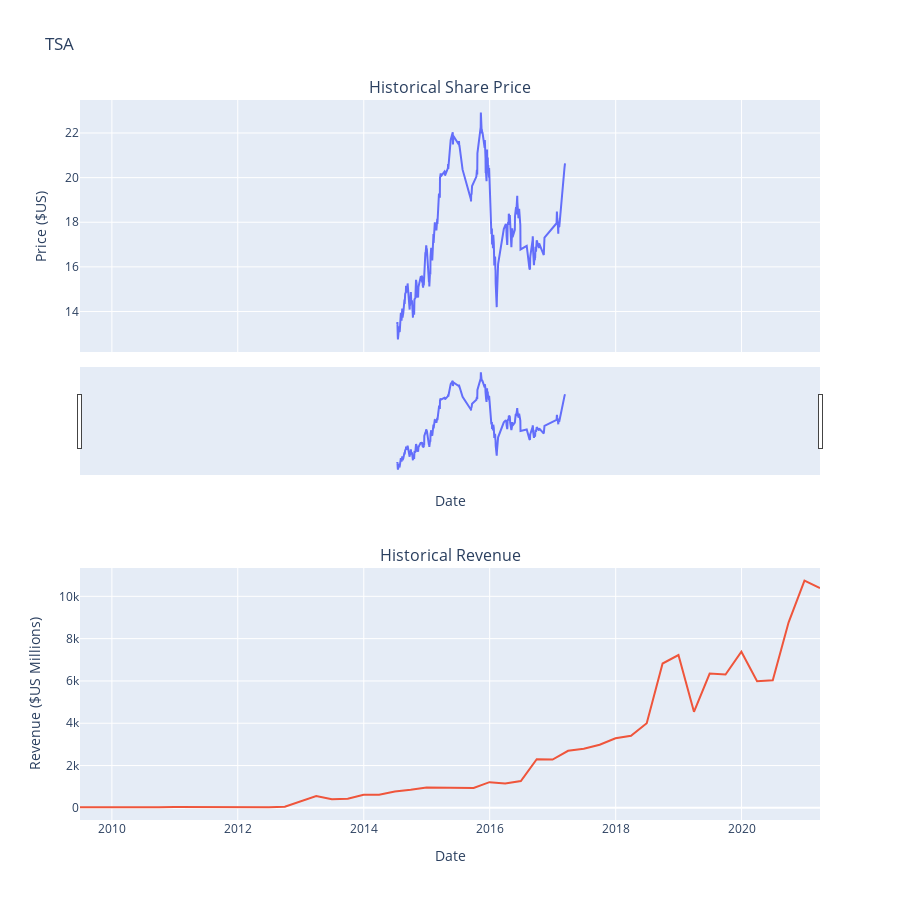

Notebook source saved alongside this figure:
### Markdown cell above
Plot Tesla Stock Graph

### Code cell
plot = make_graph(tesla_data, tesla_revenue, 'TSA')

### Figure 1 — Plotly figure (JSON) as saved in the notebook; plotly's stock layout.template omitted (floating-point values rounded to 4 significant figures; data arrays with more than 128 entries replaced by an {"elided": "..."} marker saying what was removed)
{"data": [{"name": "Share Price", "type": "scatter", "x": {"elided": "347 str values"}, "xaxis": "x", "y": {"elided": "347 float values"}, "yaxis": "y"}, {"name": "Revenue", "type": "scatter", "x": ["2021-03-31T00:00:00", "2020-12-31T00:00:00", "2020-09-30T00:00:00", "2020-06-30T00:00:00", "2020-03-31T00:00:00", "2019-12-31T00:00:00", "2019-09-30T00:00:00", "2019-06-30T00:00:00", "2019-03-31T00:00:00", "2018-12-31T00:00:00", "2018-09-30T00:00:00", "2018-06-30T00:00:00", "2018-03-31T00:00:00", "2017-12-31T00:00:00", "2017-09-30T00:00:00", "2017-06-30T00:00:00", "2017-03-31T00:00:00", "2016-12-31T00:00:00", "2016-09-30T00:00:00", "2016-06-30T00:00:00", "2016-03-31T00:00:00", "2015-12-31T00:00:00", "2015-09-30T00:00:00", "2015-06-30T00:00:00", "2015-03-31T00:00:00", "2014-12-31T00:00:00", "2014-09-30T00:00:00", "2014-06-30T00:00:00", "2014-03-31T00:00:00", "2013-12-31T00:00:00", "2013-09-30T00:00:00", "2013-06-30T00:00:00", "2013-03-31T00:00:00", "2012-12-31T00:00:00", "2012-09-30T00:00:00", "2012-06-30T00:00:00", "2012-03-31T00:00:00", "2011-12-31T00:00:00", "2011-09-30T00:00:00", "2011-06-30T00:00:00", "2011-03-31T00:00:00", "2010-12-31T00:00:00", "2010-09-30T00:00:00", "2010-06-30T00:00:00", "2010-03-31T00:00:00", "2009-09-30T00:00:00", "2009-06-30T00:00:00"], "xaxis": "x2", "y": [10389, 10744, 8771, 6036, 5985, 7384, 6303, 6350, 4541, 7226, 6824, 4002, 3409, 3288, 2985, 2790, 2696, 2285, 2298, 1270, 1147, 1214, 937, 955, 940, 957, 852, 769, 621, 615, 431, 405, 562, 306, 50, 27, 30, 39, 58, 58, 49, 36, 31, 28, 21, 46, 27], "yaxis": "y2"}], "layout": {"annotations": [{"font": {"size": 16}, "showarrow": false, "text": "Historical Share Price", "x": 0.5, "xanchor": "center", "xref": "paper", "y": 1.0, "yanchor": "bottom", "yref": "paper"}, {"font": {"size": 16}, "showarrow": false, "text": "Historical Revenue", "x": 0.5, "xanchor": "center", "xref": "paper", "y": 0.35, "yanchor": "bottom", "yref": "paper"}], "height": 900, "showlegend": false, "title": {"text": "TSA"}, "xaxis": {"anchor": "y", "domain": [0, 1], "matches": "x2", "rangeslider": {"visible": true}, "showticklabels": false, "title": {"text": "Date"}}, "xaxis2": {"anchor": "y2", "domain": [0, 1], "title": {"text": "Date"}}, "yaxis": {"anchor": "x", "domain": [0.65, 1.0], "title": {"text": "Price ($US)"}}, "yaxis2": {"anchor": "x2", "domain": [0, 0.35], "title": {"text": "Revenue ($US Millions)"}}}}
